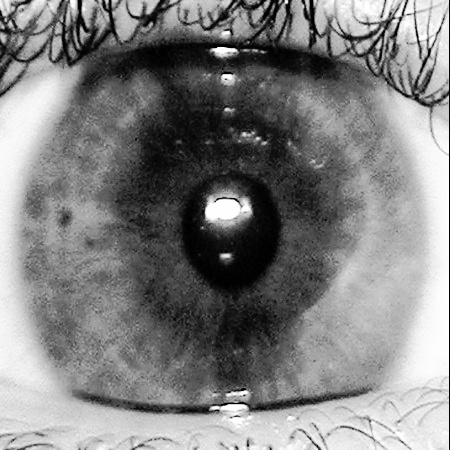
#> input picture obes_2/lab3/data/eq_resized_450_img_001_001.jpg, 450 x 450 px, given in place of img_001_001.jpg, which was not available
$ python lab3.py
#> lines starting #> are read from the running program, lines starting #| are printed output that depends on the picture; pictures that were not available may be replaced by others from this repository, and a replacement may not be noted
import pywt
from skimage import io, transform
from scipy.fftpack import dct
import scipy.fft as fft
import cv2
import matplotlib.pyplot as plt
import numpy as np
from PIL import Image, ImageOps

path = f'validation_augmented_data/'
path_res = f'data/'
SIZE = 450


def normalizing(image_name):
    img = cv2.imread(path + image_name, cv2.IMREAD_COLOR)
    img = cv2.cvtColor(img, cv2.COLOR_BGR2RGB)
    # .IMREAD_COLOR .IMREAD_GRAYSCALE .IMREAD_UNCHANGED .COLOR_BGR2GRAY

    img_resized = cv2.resize(img, (SIZE, SIZE))
    img_write = cv2.cvtColor(img_resized, cv2.COLOR_RGB2BGR)
    cv2.imwrite(f'data/resized_' + str(SIZE) + '_' + image_name, img_write)

    plt.figure()
    plt.subplot(1, 2, 1)
    plt.title('Початкове зображення')
    plt.imshow(img, cmap="gray")

    plt.subplot(1, 2, 2)
    plt.title('Нормалізоване до розміру 450 * 450 пікселів')
    plt.imshow(img_resized, cmap="gray")
    plt.show()


def rgb_visualization(image_name):
    image_array = cv2.imread(path_res + image_name, cv2.IMREAD_COLOR)
    image_array = cv2.cvtColor(image_array, cv2.COLOR_BGR2RGB)

    # b, g, r = image_array[:, :, 0], image_array[:, :, 1], image_array[:, :, 2]
    b, g, r = cv2.split(image_array)

    zeros = np.zeros(image_array.shape[:2], dtype="uint8")
    # (:, :, 0) represents Blue channel
    # (:, :, 1) represents Green channel
    # (:, :, 2) represents Red channel
    # (:, :, 3) represents Transparency channel

    fig, ax = plt.subplots(nrows=2, ncols=3)
    r_channel = cv2.merge([r, zeros, zeros])
    g_channel = cv2.merge([zeros, g, zeros])
    b_channel = cv2.merge([zeros, zeros, b])

    r_channel_g = Image.fromarray(r)
    g_channel_g = Image.fromarray(g)
    b_channel_g = Image.fromarray(b)

    ax[0][0].imshow(r_channel)
    ax[0][1].imshow(g_channel)
    ax[0][2].imshow(b_channel)

    ax[1][0].imshow(r_channel_g, cmap='gray')
    ax[1][1].imshow(g_channel_g, cmap='gray')
    ax[1][2].imshow(b_channel_g, cmap='gray')

    ax[0][0].set_title("Канал: Red")
    ax[0][1].set_title("Канал: Green")
    ax[0][2].set_title("Канал: Blue")

    ax[0][0].axis('off')
    ax[0][1].axis('off')
    ax[0][2].axis('off')
    ax[1][0].axis('off')
    ax[1][1].axis('off')
    ax[1][2].axis('off')

    fig.tight_layout()
    fig.subplots_adjust(wspace=0, hspace=0, left=0,
                        right=1, bottom=0, top=0.97)
    x = np.linspace(0, image_array.shape[0], image_array.shape[0])
    y = np.linspace(0, image_array.shape[1], image_array.shape[1])
    X, Y = np.meshgrid(x, y)

    fig3d = plt.figure()
    ax1 = fig3d.add_subplot(2, 3, 1, projection='3d')
    ax2 = fig3d.add_subplot(2, 3, 2, projection='3d')
    ax3 = fig3d.add_subplot(2, 3, 3, projection='3d')
    ax4 = fig3d.add_subplot(2, 3, 4, projection='3d')
    ax5 = fig3d.add_subplot(2, 3, 5, projection='3d')
    ax6 = fig3d.add_subplot(2, 3, 6, projection='3d')

    # 3D Подання зображення
    ax1.plot_surface(X, Y, r, cmap='Reds')
    ax2.plot_surface(X, Y, g, cmap='Greens')
    ax3.plot_surface(X, Y, b, cmap='Blues')

    # ax1.plot_surface(X, Y, r_channel[:, :, 0], cmap='Reds')
    # ax2.plot_surface(X, Y, g_channel[:, :, 1], cmap='Greens')
    # ax3.plot_surface(X, Y, b_channel[:, :, 2], cmap='Blues')

    ax4.plot_surface(X, Y, r, cmap='Greys')
    ax5.plot_surface(X, Y, g, cmap='Greys')
    ax6.plot_surface(X, Y, b, cmap='Greys')

    ax1.set_title("Канал: Red")
    ax2.set_title("Канал: Green")
    ax3.set_title("Канал: Blue")

    fig3d.tight_layout()
    fig3d.subplots_adjust(wspace=0, hspace=0, left=0,
                          right=1, bottom=0, top=0.97)
    plt.show()


def mid_iris(image_name):
    image = cv2.imread(path_res + image_name)
    image_gray = cv2.cvtColor(image, cv2.COLOR_BGR2GRAY)

    mid_row = image_gray[image_gray.shape[0] // 2, :]
    x = range(len(mid_row))

    plt.plot(x, mid_row)
    plt.xlabel('Позиція пікселя')
    plt.ylabel('Яскравість пікселя')
    plt.title('Зріз матриці на рівні середини зіниці ока ' + image_name)
    plt.grid()
    plt.show()


def hist(image_name):
    # Обчислення гістограми
    image = cv2.imread(path_res + image_name, 0)
    image = cv2.cvtColor(image, cv2.COLOR_BGR2RGB)

    histogram = cv2.calcHist([image], [0], None, [256], [0, 256])
    histogram_normalized = histogram / (image.shape[0] * image.shape[1])
    histogram_normalized *= 255

    cumulative_sum = histogram_normalized.cumsum()

    equalized_image = np.interp(image, range(256), cumulative_sum)
    equalized_image = equalized_image.astype(np.uint8)

    plt.subplot(121)
    plt.plot(histogram)
    plt.title('Розподіл яскравостей зображення ' + image_name)
    plt.xlabel('Рівні сірого')
    plt.ylabel('Частота появи значення')
    plt.grid()

    plt.subplot(122)
    plt.imshow(equalized_image, cmap='gray')
    plt.title('Еквалізоване (контрастне) зображення ' + image_name)
    plt.show()

    img_write = cv2.cvtColor(equalized_image, cv2.COLOR_RGB2BGR)
    cv2.imwrite(f'data/eq_' + image_name, img_write)


# 1
normalizing('img_001_001.jpg')
#> in normalizing, img is the input picture: shape (450, 450, 3); min 0, max 255, mean 128
normalizing('img_002_001.jpg')
#> call 2 of normalizing, with image_name = 'img_002_001.jpg'
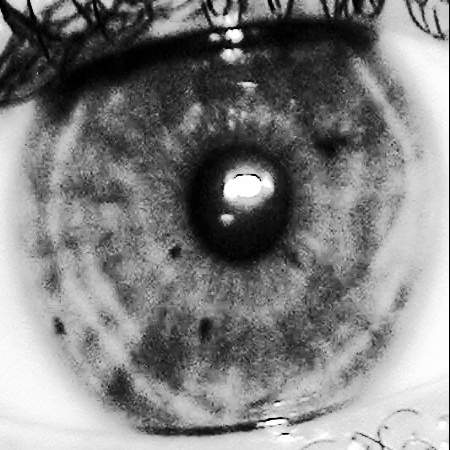
#> input picture obes_2/lab3/data/eq_resized_450_img_002_001.jpg, 450 x 450 px, given in place of img_002_001.jpg, which was not available
#> in normalizing, img is the input picture: shape (450, 450, 3); min 0, max 255, mean 128.5

# 2,3
rgb_visualization('resized_450_img_001_001.jpg')
#> in rgb_visualization, `ax1.plot_surface(X, Y, r, cmap='Reds')`:
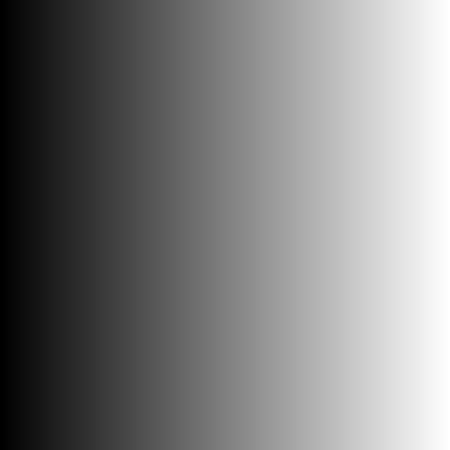
#> X: shape (450, 450) float64; min 0, max 450, mean 225; drawn with min black and max white
rgb_visualization('resized_450_img_002_001.jpg')
#> call 2 of rgb_visualization, with image_name = 'resized_450_img_002_001.jpg'
#> in rgb_visualization (call 2), `r_channel = cv2.merge([r, zeros, zeros])`:
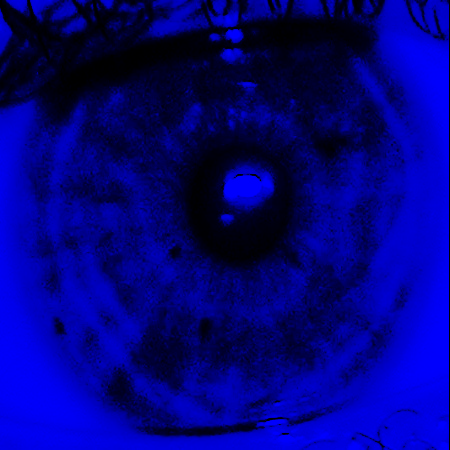
#> r_channel: shape (450, 450, 3); mean of channels 0, 1, 2 128.5, 0, 0; drawn as B, G, R
#> in rgb_visualization (call 2), `g_channel = cv2.merge([zeros, g, zeros])`:
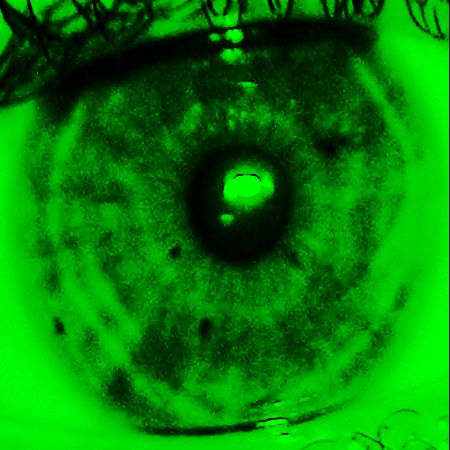
#> g_channel: shape (450, 450, 3); mean of channels 0, 1, 2 0, 128.5, 0; drawn as B, G, R
#> in rgb_visualization (call 2), `b_channel = cv2.merge([zeros, zeros, b])`:
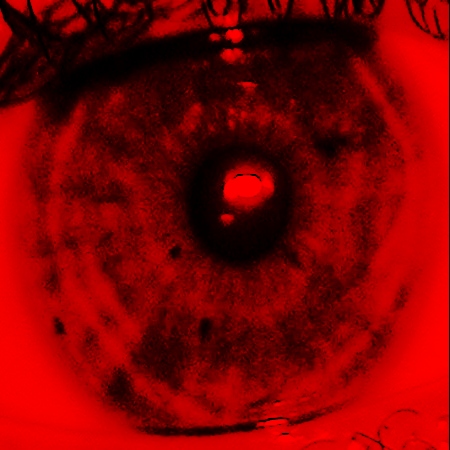
#> b_channel: shape (450, 450, 3); mean of channels 0, 1, 2 0, 0, 128.5; drawn as B, G, R
mid_iris('resized_450_img_001_001.jpg')
#> in mid_iris, `mid_row = image_gray[image_gray.shape[0] // 2, :]`: mid_row = 450 values, max 253 at index 447, min 0 at index 449, mean 113.4
mid_iris('resized_450_img_002_001.jpg')

# 4.1
# Обчислення гістограми
hist('resized_450_img_001_001.jpg')
#> in hist, `histogram = cv2.calcHist([image], [0], None, [256], [0, 256])`: histogram = 256 values, max 1101 at index 137, min 227 at index 255, mean 791
#> in hist, `histogram_normalized = histogram / (image.shape[0] * image.shape[1])`: histogram_normalized = 256 values, max 0.00544 at index 137, min 0.00112 at index 255, mean 0.00391
#> in hist, `histogram_normalized *= 255`: histogram_normalized = 256 values, max 1.39 at index 137, min 0.286 at index 255, mean 0.996
#> in hist, `cumulative_sum = histogram_normalized.cumsum()`: cumulative_sum = 256 values from 0.96 to 255
#> in hist, `plt.show()`:
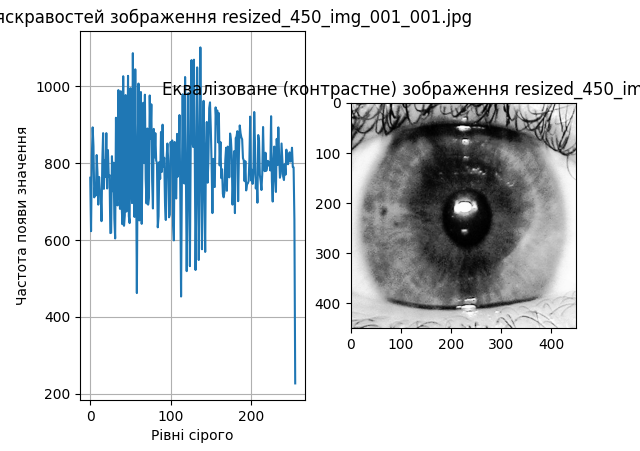
#> figure drawn by matplotlib, 2 panels; panel 1: curve peaks at x = 137, y = 1101
hist('resized_450_img_002_001.jpg')
#> call 2 of hist, with image_name = 'resized_450_img_002_001.jpg'
#> in hist (call 2), `histogram = cv2.calcHist([image], [0], None, [256], [0, 256])`: histogram = 256 values, max 1384 at index 120, min 203 at index 255, mean 791
#> in hist (call 2), `histogram_normalized = histogram / (image.shape[0] * image.shape[1])`: histogram_normalized = 256 values, max 0.00683 at index 120, min 0.001 at index 255, mean 0.00391
#> in hist (call 2), `histogram_normalized *= 255`: histogram_normalized = 256 values, max 1.74 at index 120, min 0.256 at index 255, mean 0.996
#> in hist (call 2), `cumulative_sum = histogram_normalized.cumsum()`: cumulative_sum = 256 values from 0.983 to 255
#> in hist (call 2), `plt.show()`:
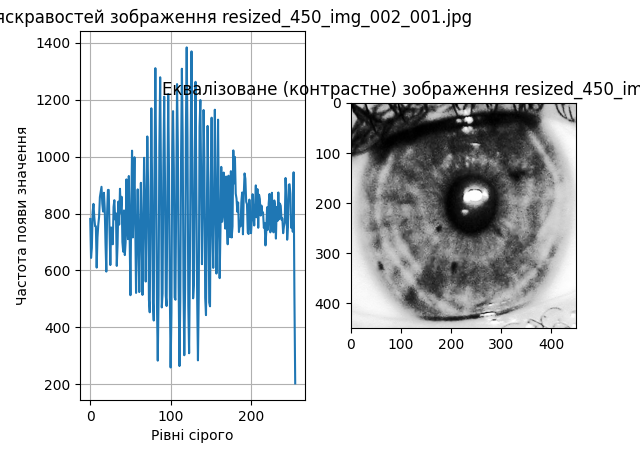
#> figure drawn by matplotlib, 2 panels; panel 1: curve peaks at x = 120, y = 1384

# 4.2
# Подання в полярній системі координат


def unwrap_iris(image_name, center, inner_radius, outer_radius):
#> (the run stopped early here; a loop or call above may not have finished)
